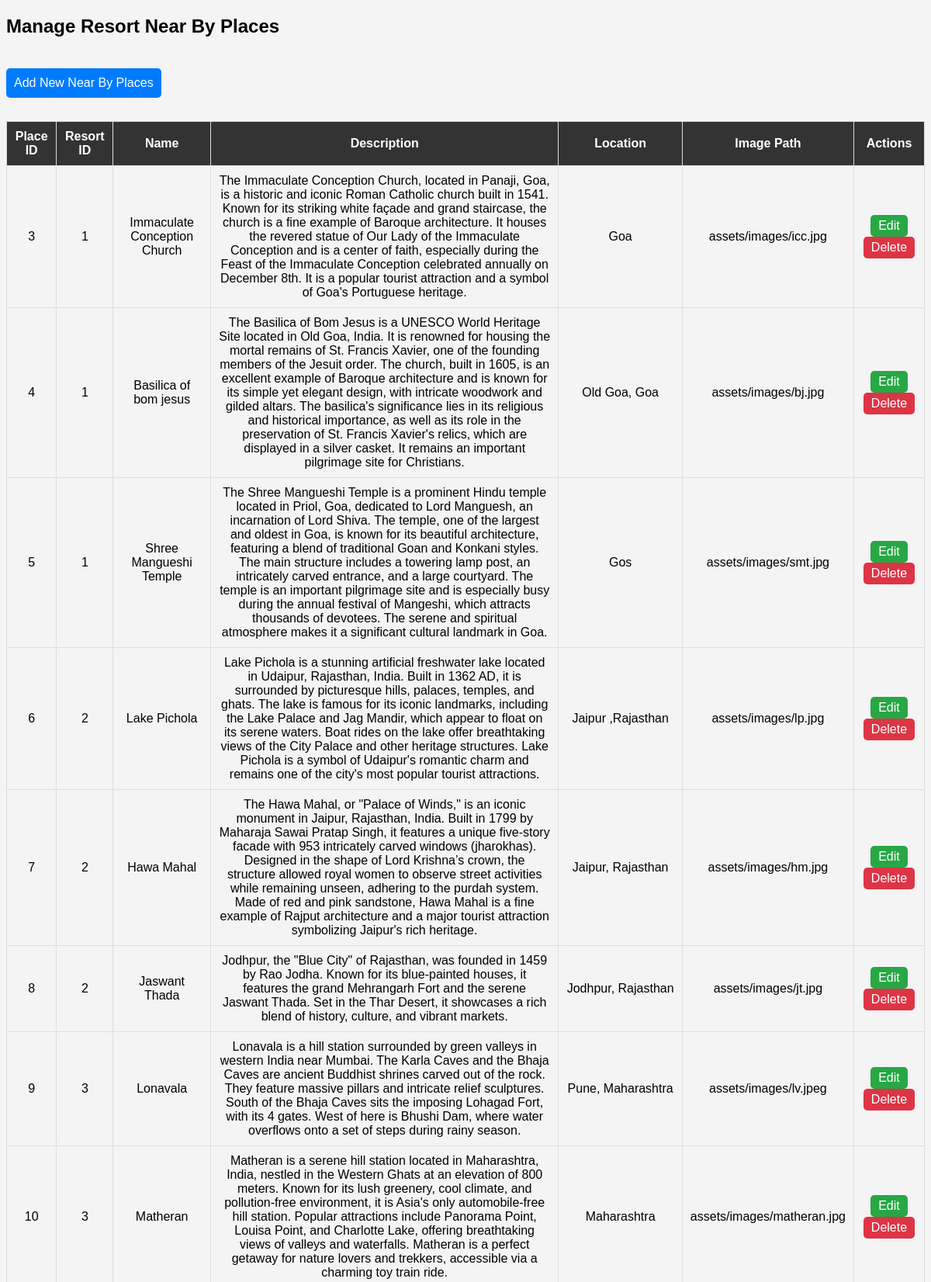
Screenshot of /admin/nearbyresort.php (signed in, upper part) with the database file from the repository.
### tables this page shows
CREATE TABLE `nearby_resort` (
  `place_id` int(11) NOT NULL,
  `resort_id` int(20) NOT NULL,
  `name` varchar(255) NOT NULL,
  `description` text NOT NULL,
  `location` text NOT NULL,
  `image_url` varchar(255) NOT NULL
);

### admin/nearbyresort.php (the view, shortened to what this page needs)
<?php
$conn = mysqli_connect("localhost", "root", "", "bookmyroom") or die("Database Error");
$result = mysqli_query($conn, "SELECT place_id, resort_id, name, description, location, image_url FROM nearby_resort");
?>
<!DOCTYPE html>
<html lang="en">
<head>
</head>
<body>
    <h2>Manage Resort Near By Places</h2>
    <a href="addnearbyresort.php" class="add-btn">Add New Near By Places</a>
    <table>
        <tr>
            <th>Place ID</th>
            <th>Resort ID</th>
            <th>Name</th>
            <th>Description</th>
            <th>Location</th>
            <th>Image Path</th>
            <th>Actions</th>
        </tr>
        <?php while ($row = mysqli_fetch_assoc($result)): ?>
            <tr>
                <td><?php echo $row['place_id']; ?></td>
                <td><?php echo $row['resort_id']; ?></td>
                <td><?php echo $row['name']; ?></td>
                <td><?php echo $row['description']; ?></td>
                <td><?php echo $row['location']; ?></td>
                <td><?php echo $row['image_url']; ?></td>
                <td>
                    <a href="editnearbyresort.php?id=<?php echo $row['place_id']; ?>" class="edit-btn">Edit</a>
                    <a href="nearbyresort.php?delete_id=<?php echo $row['place_id']; ?>" class="delete-btn" onclick="return confirm('Are you sure you want to delete this place?')">Delete</a>
                </td>
            </tr>
        <?php endwhile; ?>
    </table>
</body>
</html>

### admin/nearbyresort.php (style rules this page uses)
body { font-family: Arial, sans-serif; background-color: #f4f4f4; }
table { width: 100%; border-collapse: collapse; margin-top: 20px; }
th, td { border: 1px solid #ddd; padding: 10px; text-align: center; }
th { background-color: #333; color: white; }
a { text-decoration: none; padding: 5px 10px; border-radius: 5px; color: white; display: inline-block; }
.edit-btn { background-color: #28a745; }
.delete-btn { background-color: #dc3545; }
.add-btn { background-color: #007bff; padding: 10px; margin-top: 20px; display: inline-block; margin-bottom: 10px; }

### rows the page displays
nearby_resort: place_id "3", resort "1", name "Immaculate Conception Church", description "The Immaculate Conception Church, located in Panaji, Goa, is a historic and iconic Roman Catholic church built in 1541. Known for its striking white façade and grand staircase, the church is a fine example of Baroque architecture. It houses the revered statue of Our Lady of the Immaculate Conception and is a center of faith, especially during the Feast of the Immaculate Conception celebrated annually on December 8th. It is a popular tourist attraction and a symbol of Goa's Portuguese heritage.", location "Goa", image_url "assets/images/icc.jpg"
nearby_resort: place_id "4", resort "1", name "Basilica of bom jesus", description "The Basilica of Bom Jesus is a UNESCO World Heritage Site located in Old Goa, India. It is renowned for housing the mortal remains of St. Francis Xavier, one of the founding members of the Jesuit order. The church, built in 1605, is an excellent example of Baroque architecture and is known for its simple yet elegant design, with intricate woodwork and gilded altars. The basilica's significance lies in its religious and historical importance, as well as its role in the preservation of St. Francis Xavier's relics, which are displayed in a silver casket. It remains an important pilgrimage site for Christians.", location "Old Goa, Goa", image_url "assets/images/bj.jpg"
nearby_resort: place_id "5", resort "1", name "Shree Mangueshi Temple", description "The Shree Mangueshi Temple is a prominent Hindu temple located in Priol, Goa, dedicated to Lord Manguesh, an incarnation of Lord Shiva. The temple, one of the largest and oldest in Goa, is known for its beautiful architecture, featuring a blend of traditional Goan and Konkani styles. The main structure includes a towering lamp post, an intricately carved entrance, and a large courtyard. The temple is an important pilgrimage site and is especially busy during the annual festival of Mangeshi, which attracts thousands of devotees. The serene and spiritual atmosphere makes it a significant cultural landmark in Goa.", location "Gos", image_url "assets/images/smt.jpg"
nearby_resort: place_id "6", resort "2", name "Lake Pichola", description "Lake Pichola is a stunning artificial freshwater lake located in Udaipur, Rajasthan, India. Built in 1362 AD, it is surrounded by picturesque hills, palaces, temples, and ghats. The lake is famous for its iconic landmarks, including the Lake Palace and Jag Mandir, which appear to float on its serene waters. Boat rides on the lake offer breathtaking views of the City Palace and other heritage structures. Lake Pichola is a symbol of Udaipur's romantic charm and remains one of the city's most popular tourist attractions.", location "Jaipur ,Rajasthan", image_url "assets/images/lp.jpg"
nearby_resort: place_id "7", resort "2", name "Hawa Mahal", description "The Hawa Mahal, or \"Palace of Winds,\" is an iconic monument in Jaipur, Rajasthan, India. Built in 1799 by Maharaja Sawai Pratap Singh, it features a unique five-story facade with 953 intricately carved windows (jharokhas). Designed in the shape of Lord Krishna’s crown, the structure allowed royal women to observe street activities while remaining unseen, adhering to the purdah system. Made of red and pink sandstone, Hawa Mahal is a fine example of Rajput architecture and a major tourist attraction symbolizing Jaipur's rich heritage.", location "Jaipur, Rajasthan", image_url "assets/images/hm.jpg"
nearby_resort: place_id "8", resort "2", name "Jaswant Thada", description "Jodhpur, the \"Blue City\" of Rajasthan, was founded in 1459 by Rao Jodha. Known for its blue-painted houses, it features the grand Mehrangarh Fort and the serene Jaswant Thada. Set in the Thar Desert, it showcases a rich blend of history, culture, and vibrant markets.", location "Jodhpur, Rajasthan", image_url "assets/images/jt.jpg"
nearby_resort: place_id "9", resort "3", name "Lonavala", description "Lonavala is a hill station surrounded by green valleys in western India near Mumbai. The Karla Caves and the Bhaja Caves are ancient Buddhist shrines carved out of the rock. They feature massive pillars and intricate relief sculptures. South of the Bhaja Caves sits the imposing Lohagad Fort, with its 4 gates. West of here is Bhushi Dam, where water overflows onto a set of steps during rainy season.", location "Pune, Maharashtra", image_url "assets/images/lv.jpeg"
nearby_resort: place_id "10", resort "3", name "Matheran", description "Matheran is a serene hill station located in Maharashtra, India, nestled in the Western Ghats at an elevation of 800 meters. Known for its lush greenery, cool climate, and pollution-free environment, it is Asia's only automobile-free hill station. Popular attractions include Panorama Point, Louisa Point, and Charlotte Lake, offering breathtaking views of valleys and waterfalls. Matheran is a perfect getaway for nature lovers and trekkers, accessible via a charming toy train ride.", location "Maharashtra", image_url "assets/images/matheran.jpg"
